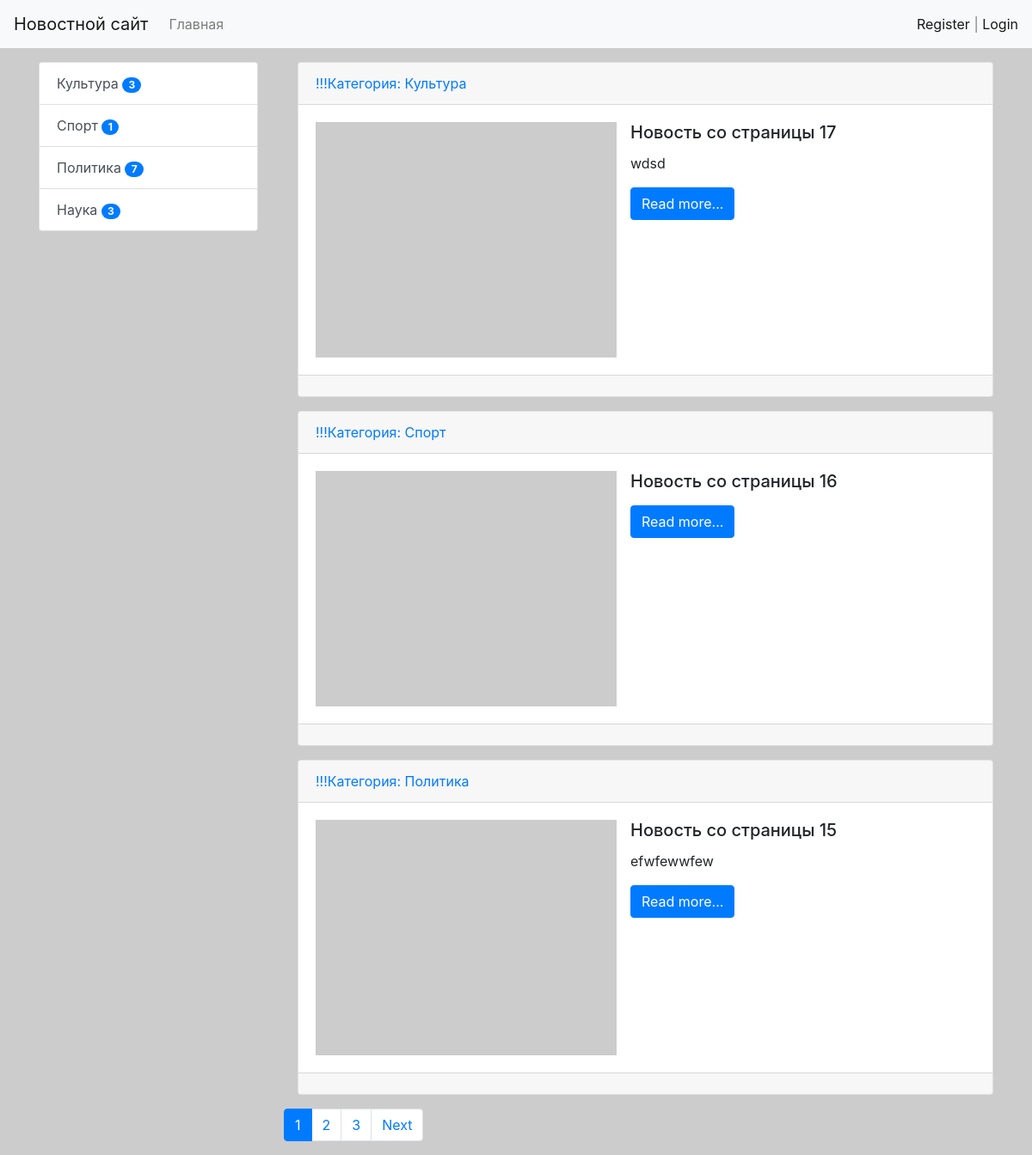
The page / on the database its author committed.
### news/models.py (models this page shows, shortened)
class Category(models.Model):
    title = models.CharField(max_length=150, db_index=True, verbose_name='Наименование категории')
    def get_absolute_url(self):
        return reverse('category', kwargs={'category_id': self.pk})
    def __str__(self):
        return self.title
    class Meta:
        verbose_name = 'Категория'
        verbose_name_plural = 'Категории'
        ordering = ['title']

class News(models.Model):
    title = models.CharField(max_length=150, verbose_name='Название новости')
    content = models.TextField(blank=True, verbose_name='Контент')
    created_at = models.DateTimeField(auto_now_add=True, verbose_name='Дата публикации')
    updated_at = models.DateTimeField(auto_now=True, verbose_name='Обновлено')
    photo = models.ImageField(upload_to='photos/%Y/%m/%d/', verbose_name='Фото', blank=True)
    is_published = models.BooleanField(default=True, verbose_name='Опубликовано')
    category = models.ForeignKey('Category', on_delete=models.PROTECT, verbose_name='Опубликовано', related_name='get_news')
    views = models.IntegerField(default=0)
    def get_absolute_url(self):
        return reverse('view_news', kwargs={'pk': self.pk})
    class Meta:
        verbose_name = 'Новость'
        verbose_name_plural = 'Новости'
        ordering = ['-created_at']

### news/views.py (the view)
# urls.py: path('', HomeNews.as_view(), name='home'),
class HomeNews(MyMixin, ListView):
    model = News
    template_name = 'news/home_news_list.html'
    context_object_name = 'news'
    paginate_by = 3
    def get_context_data(self, *, object_list=None, **kwargs):
        context = super().get_context_data(**kwargs)
        context['title'] = self.get_upper('Главная страница')
        return context
    def get_queryset(self):
        return News.objects.filter(is_published=True).select_related('category')

### news/templatetags/news_tags.py (called while the page is built)
@register.inclusion_tag('news/list_categories.html')
def show_categories():
    categories = Category.objects.annotate(cnt=Count('get_news', filter=F('get_news__is_published'))).filter(cnt__gt=0)
    return {'categories': categories}

### news/utils.py (called while the page is built)
    def get_upper(self, s):
        if isinstance(s, str):
            return s.upper()
        else:
            return s.title.upper()

### news/templates/news/home_news_list.html (shortened to what this page needs)
{% extends 'base.html' %}
{% block sidebar %}
{% include 'inc/_sidebar.html' %}
{% endblock %}
{% block content %}
    {% for item in news %}
    <div class="card mb-3 ml-3">
        <div class="card-header">
            <a href="{{ item.category.get_absolute_url }}">!!!Категория: {{ item.category }}</a>
        </div>
        <div class="card-body">
            <div class="media">
                {% if item.photo %}
                <img src="{{ item.photo.url }}" alt="" width="350" class="mr-3">
                {% else %}
                <img src="https://picsum.photos/id/1/300/235" alt="" width="350" class="mr-3">
                {% endif %}
                <div class="media-body">
                    <h5 class="card-title">{{ item.title }}</h5>
                    <p class="card-text">{{ item.content|linebreaksbr|truncatewords:50 }}</p>
                    <a href="{{ item.get_absolute_url }}" class="btn btn-primary">Read more...</a>
                </div>
            </div>
        </div>
        <div class="card-footer text-muted">
        </div>
    </div>
    {% endfor %}
{% endblock %}

### news/templates/news/list_categories.html
<div class="list-group">
        {% for item in categories%}
        <a href="{{ item.get_absolute_url}}" class="list-group-item list-group-item-action">{{  item.title }}
        <span class="badge badge-primary badge-pill"> {{item.cnt}}</span>
        </a>
        {% endfor %}
</div>

### news/static/css/style.css (style rules this page uses)
body { background-color: #ccc; }

### rows shown on the page
Category: title "Культура", cnt "3"
Category: title "Спорт", cnt "1"
Category: title "Политика", cnt "7"
Category: title "Наука", cnt "3"
News: category "Культура", title "Новость со страницы 17", content "wdsd"
News: category "Спорт", title "Новость со страницы 16"
News: category "Политика", title "Новость со страницы 15", content "efwfewwfew"

### other values the page prints
{{ p }} "1"
{{ p }} "2" "3"
